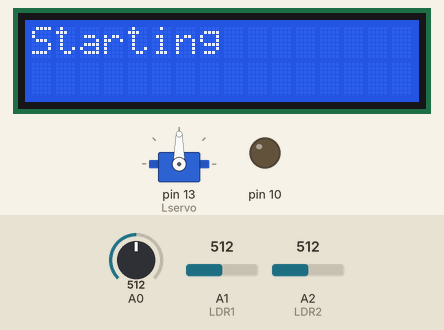
Recording of a sketch running on a simulated Arduino Uno, built with avr-gcc and run on an emulated ATmega328P. Parts: 16×2 character LCD, servo, output pins drawn as LEDs (lit = HIGH). The test bench sets the inputs (shaded band); at power-on: A0 = 512, A1 (LDR1) = 512, A2 (LDR2) = 512.

Above: at 0.1 s.
At 2.3 s:
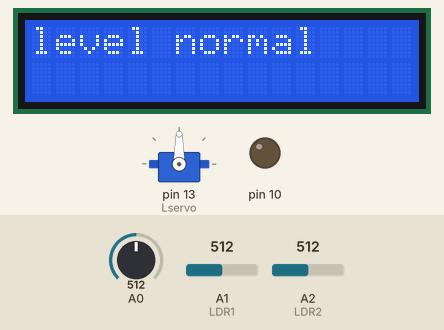
At 52.31 s:
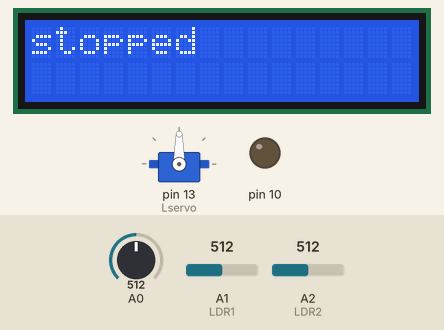

The sketch:

soil_system.ino
```cpp
#include <LiquidCrystal.h>
#include<Servo.h>

LiquidCrystal lcd(12,11,5,4,3,2);
Servo Lservo;

int LDR1=A1;
int LDR2=A2;
int data_LDR1=0;
int data_LDR2=0;
int moisture=0;

void setup() {
 lcd.begin(16, 2);
 lcd.print("Starting");
 Lservo.attach(13);
 pinMode(10,OUTPUT);

 delay(2000);
}

void loop() {
  data_LDR1=analogRead(LDR1);
  data_LDR2=analogRead(LDR2);
  Lservo.detach();
  while(data_LDR1!=data_LDR2)
  {
    if(data_LDR1<data_LDR2)
    {
      Lservo.attach(13);
      Lservo.write(0);
      lcd.clear();
      lcd.print("going left");
      delay(50);
    }
    else if(data_LDR1>data_LDR2)
    {
      Lservo.attach(13);
      Lservo.write(180);
      lcd.clear();
      lcd.print("going right");
      delay(50);
    }
    data_LDR1=analogRead(LDR1);
    data_LDR2=analogRead(LDR2);
  }
  Lservo.detach();
  lcd.clear();
  lcd.print("stopped");
  delay(50);

  moisture=0;
  for(int i=0;i<=100;i++)
  {
    moisture=moisture+analogRead(A0);
    delay(1);
  }
  moisture=moisture/100.0;
  moisture=map(moisture,550,0,0,100);
  if(moisture<30)
  {
    lcd.clear();
    lcd.print("moisture low");
    digitalWrite(10,HIGH);
    delay(700);                   // time you want motor to run
  }
  lcd.clear();
  lcd.print("level normal");
  digitalWrite(10,LOW);

  delay(50000);                  //time we want system to wait before next measurement
}
```

Measured:
- what the display in image 1 shows lasts 50.0 s, from 2.2 s to 52.2 s
